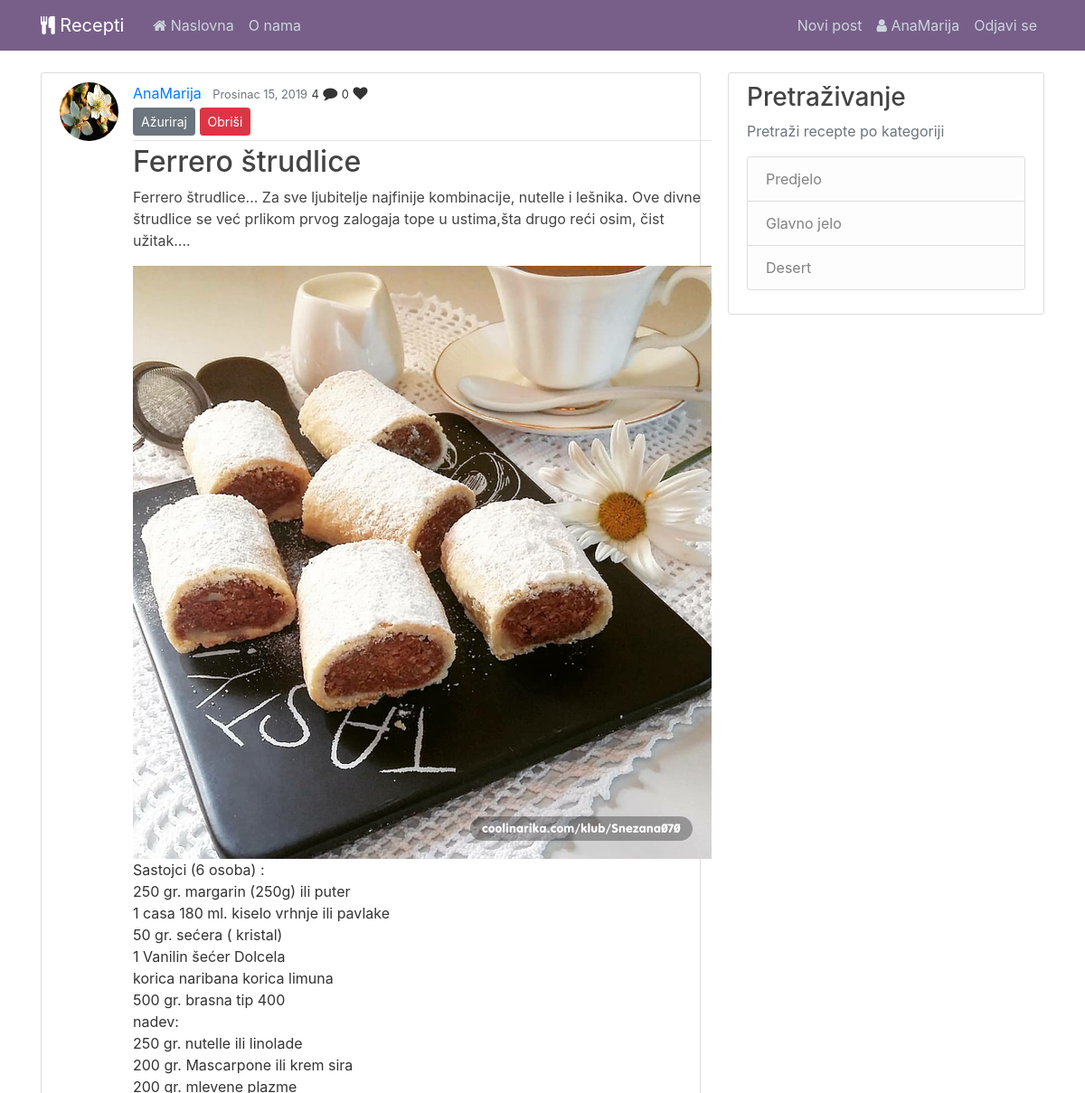
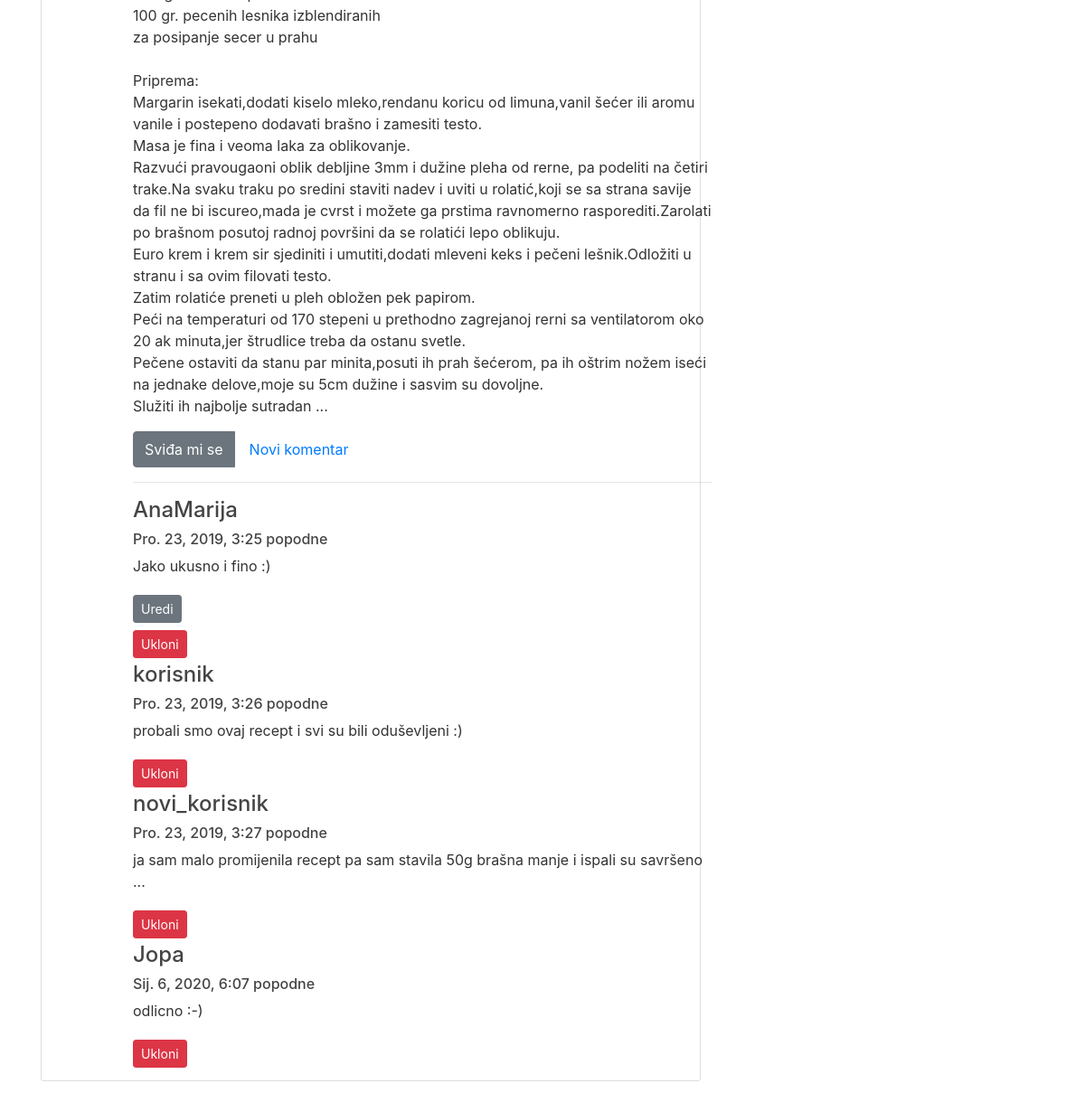
The page /post/13/ (signed in) on the database its author committed (2 pictures, top to bottom).
### recepti/models.py (models this page shows, shortened)
class Post(models.Model):
    naslov = models.CharField(max_length=100)
    sazetak = models.TextField(max_length=200, default='Super recept! Usudi se probati...')
    sadrzaj = models.TextField()
    slika = models.ImageField(default='default.png', upload_to='post_pics')
    date_posted = models.DateTimeField(default=timezone.now)
    autor = models.ForeignKey(User, on_delete=models.CASCADE)

class Comment(models.Model):
    post = models.ForeignKey(Post, related_name='comments', on_delete=models.CASCADE)
    user = models.ForeignKey(User, on_delete=models.CASCADE)
    content = models.TextField()
    created = models.DateTimeField(auto_now_add=True)
    approved = models.BooleanField(default=False)
    class Meta:
        ordering = ['created']
    def approved(self):
        self.approved = True
        self.save()

### users/models.py (models this page shows, shortened)
class Profile(models.Model):
    user = models.OneToOneField(User, on_delete=models.CASCADE)
    image = models.ImageField(default='default.jpg', upload_to='profile_pics')

### recepti/views.py (the view)
# urls.py: path('post/<int:pk>/', PostDetailView.as_view(), name='post-detail'),
class PostDetailView(DetailView):
    model = Post

### recepti/templates/recepti/post_detail.html
{% extends "recepti/base.html" %}
{% block content %}
  <article class="media content-section">
    <img class="rounded-circle article-img" src="{{ object.autor.profile.image.url }}">
    <div class="media-body">
      <div class="article-metadata">
        <a class="mr-2" href="{% url 'user-posts' object.autor.username %}">{{ object.autor }}</a>
        <small class="text-muted">{{ object.date_posted|date:"F d, Y" }}</small>
        <small class="">{{ object.comments.count }}</small>  <i class="fa fa-comment"></i>
        <small>0</small>  <i class="fa fa-heart"></i><br>
        {% if object.autor == user %}
          <div>
            <a class="btn btn-secondary btn-sm mt-1 mb-1" href="{% url 'post-update' object.id %}">Ažuriraj</a>
            <a class="btn btn-danger btn-sm mt-1 mb-1" href="{% url 'post-delete' object.id %}">Obriši</a>
          </div>
        {% endif %}
      </div>
      <h2 class="article-title">{{ object.naslov }}</h2>
      <p class="article-title">{{ object.sazetak }}</p>
      <img src="{{ object.slika.url }}">
      <p class="article-content">{{ object.sadrzaj }}</p>
      <div class="btn-group" role="group" aria-label="Basic example">
          <button type="button" class="btn btn-secondary">Sviđa mi se</button>
          <a class="nav-item nav-link" href="{% url 'post-comment' object.id %}">Novi komentar</a>
        </div>
        <hr>
        {% for comment in object.comments.all %}
        <h4>{{ comment.user }}</h4><h6>{{ comment.created }}</h6>
        <p>{{ comment.content }}</p>
        {% if comment.user == user %}
          <div>
            <a class="btn btn-secondary btn-sm mt-1 mb-1" href="{% url 'post-comment-update' comment.id %}">Uredi</a>
          </div>
        {% endif %}
        {% if comment.user == user or object.autor == user %}
          <a class="btn btn-danger btn-sm mt-1 mb-1" href="{% url 'post-comment-delete' comment.id %}">Ukloni</a>
        {% endif %}
        {% empty %}
        <p> Nema komentara</p>
        {% endfor %}
    </div>
  </article>
{% endblock content %}

### recepti/templates/recepti/base.html (shortened to what this page needs)
{% load static %}
<!DOCTYPE html>
<html>
<head>
  <link rel="stylesheet" href="https://maxcdn.bootstrapcdn.com/bootstrap/4.0.0/css/bootstrap.min.css">
  <link rel="stylesheet" type="text/css" href="{% static 'recepti/main.css' %}">
  <link rel="stylesheet" href="https://cdnjs.cloudflare.com/ajax/libs/font-awesome/4.7.0/css/font-awesome.min.css">
</head>
<body>
        <header class="site-header">
                <nav class="navbar navbar-expand-md navbar-dark bg-steel fixed-top">
                  <div class="container">
                    <a class="navbar-brand mr-4" href="{% url 'recepti-home' %}"><i class="fa fa-cutlery" aria-hidden="true"></i> Recepti</a>
                    <div class="collapse navbar-collapse" id="navbarToggle">
                      <div class="navbar-nav mr-auto">
                        <a class="nav-item nav-link" href="{% url 'recepti-home' %}"><i class="fa fa-home" aria-hidden="true"></i> Naslovna</a>
                        <a class="nav-item nav-link" href="{% url 'recepti-about' %}">O nama</a>
                      </div>
                      <div class="navbar-nav">
                        {% if user.is_authenticated %}
                          <a class="nav-item nav-link" href="{% url 'post-create' %}">Novi post</a>
                          <a class="nav-item nav-link" href="{% url 'profile' %}"><i class="fa fa-user" aria-hidden="true"></i> {{ user }}</a>
                          <a class="nav-item nav-link" href="{% url 'logout' %}">Odjavi se</a>
                        {% else %}
                          <a class="nav-item nav-link" href="{% url 'login' %}">Prijavi se</a>
                          <a class="nav-item nav-link" href="{% url 'register' %}">Registriraj se</a>
                        {% endif %}
                      </div>
                    </div>
                  </div>
                </nav>
              </header>
              <main role="main" class="container">
                    <div class="row">
                      <div class="col-md-8">
                        {% block content %}{% endblock %}
                      </div>
                      <div class="col-md-4">
                        <div class="content-section">
                          <h3>Pretraživanje</h3>
                          <p class='text-muted'> Pretraži recepte po kategoriji
                            <ul class="list-group">
                              <li class="list-group-item list-group-item-light">Predjelo</li>
                              <li class="list-group-item list-group-item-light">Glavno jelo</li>
                              <li class="list-group-item list-group-item-light">Desert</li>
                            </ul>
                          </p>
                        </div>
                      </div>
                    </div>
                  </main>
</body>
</html>

### recepti/static/recepti/main.css (style rules this page uses)
body { color: #333333; margin-top: 5rem; }
h1, h2, h3, h4, h5, h6 { color: #444444; }
ul { margin: 0; }
.bg-steel { background-color: #775f8a; }
.site-header .navbar-nav .nav-link { color: #cbd5db; }
.content-section { background: #ffffff; padding: 10px 20px; border: 1px solid #dddddd; border-radius: 3px; margin-bottom: 20px; }
.article-title { color: #444444; }
.article-content { white-space: pre-line; }
.article-img { height: 65px; width: 65px; margin-right: 16px; }
.article-metadata { padding-bottom: 1px; margin-bottom: 4px; border-bottom: 1px solid #e3e3e3 }

### rows shown on the page
Post: autor.profile.image (picture), autor "AnaMarija", date_posted "Prosinac 15, 2019", comments.count "4", naslov "Ferrero štrudlice", sazetak "Ferrero štrudlice... Za sve ljubitelje najfinije kombinacije, nutelle i lešnika. Ove divne štrudlice se već prlikom prvog zalogaja tope u ustima,šta drugo reći osim, čist užitak....", slika (picture), sadrzaj "Sastojci (6 osoba) : 250 gr. margarin (250g) ili puter 1 casa 180 ml. kiselo vrhnje ili pavlake 50 gr. sećera ( kristal) 1 Vanilin šećer Dolcela korica naribana korica limuna 500 gr. brasna tip 400 nadev: 250 gr. nutelle ili linolade 200 gr. Mascarpone ili krem sira 200 gr. mlevene plazme 100 gr. pecenih lesnika izblendiranih za posipanje secer u prahu Priprema: Margarin isekati,dodati kiselo mleko,rendanu koricu od limuna,vanil šećer ili aromu vanile i postepeno dodavati brašno i zamesiti testo. Masa je fina i veoma laka za oblikovanje. Razvući pravougaoni oblik debljine 3mm i dužine pleha od rerne, pa podeliti na četiri trake.Na svaku traku po sredini staviti nadev i uviti u rolatić,koji…"
Comment: user "AnaMarija", created "Pro. 23, 2019, 3:25 popodne", content "Jako ukusno i fino :)", shows "Uredi", shows "Ukloni"
Comment: user "korisnik", created "Pro. 23, 2019, 3:26 popodne", content "probali smo ovaj recept i svi su bili oduševljeni :)", shows "Ukloni"
Comment: user "novi_korisnik", created "Pro. 23, 2019, 3:27 popodne", content "ja sam malo promijenila recept pa sam stavila 50g brašna manje i ispali su savršeno ...", shows "Ukloni"
Comment: user "Jopa", created "Sij. 6, 2020, 6:07 popodne", content "odlicno :-)", shows "Ukloni"

### other values the page prints
{{ user }} "AnaMarija"
